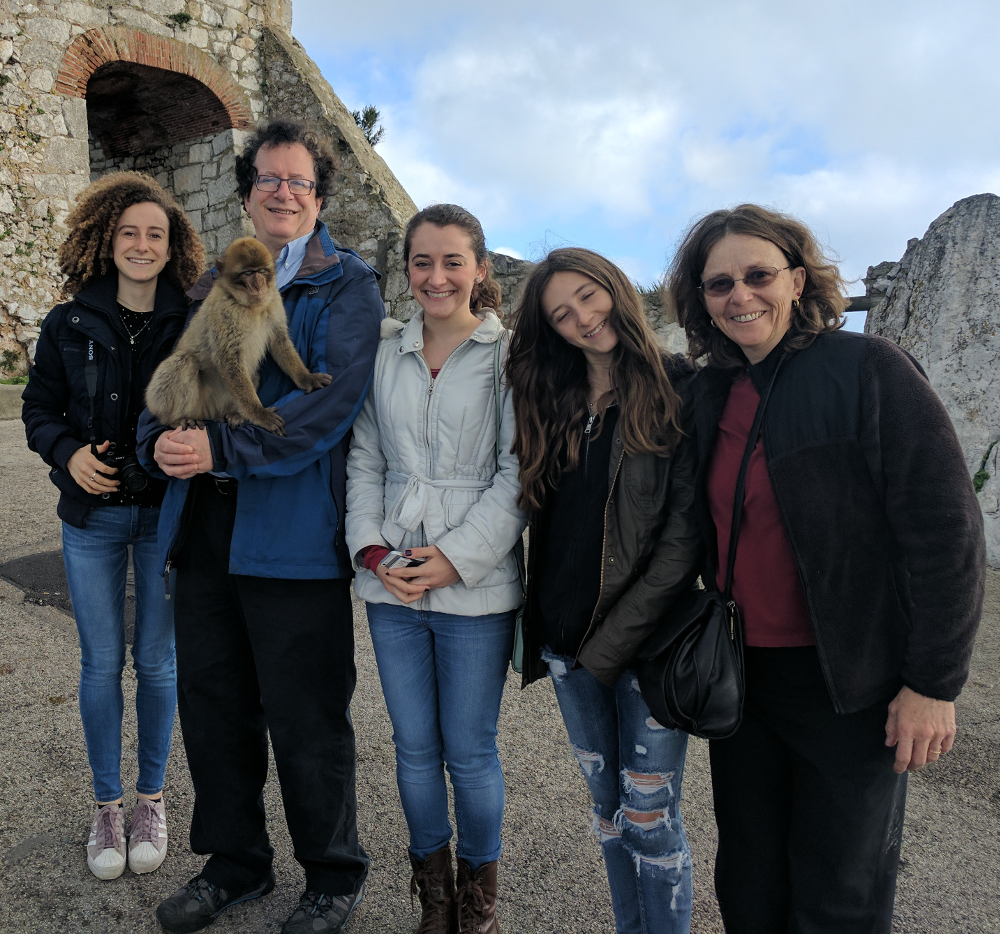
//> input picture faces.png, 1000 x 934 px
$ ./Exercises_5   (built with g++ and OpenCV 4)
//> lines starting //> are read from the running program, lines starting //| are printed output that depends on the picture; after the words box and inside, x2 and y2 are one past the last pixel; in counts of white or black regions, pixels touching at a corner belong together
//Exercises at end of Chapter 5
// 1-6
#include <opencv2/opencv.hpp>
#include <iostream>

using namespace cv;
using namespace std;

int main() {

    /************************************************************************/
    /* 1.  This  exercise  will  accustom  you  to  the  idea  of  many  functions  taking  matrix
    types.  Create  a  two-dimensional  matrix  with  three  channels  of  type  byte  with
    data size 100 × 100. Set all the values to 0.
    a.  Draw a circle in the matrix using void cv::circle(InputOutputArray img,
    cv::point  center,  intradius,  cv::Scalar  color,  int  thickness=1,
    int line_type=8, int shift=0).
    b.  Display this image using methods described in Chapter 2.                                                                     */
    /************************************************************************/
    Mat m1 = Mat(100, 100, CV_8U, Scalar(0));
    // a
    cv::circle(m1, Point(m1.cols / 2, m1.rows / 2), 40, Scalar(255));
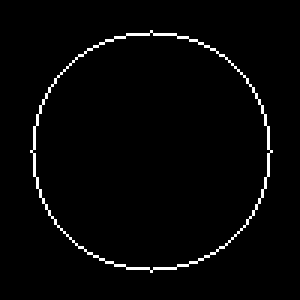
//> m1: 100 rows x 100 cols, CV_8UC1 (shown 3 times larger); 2.2% white in thin lines or dots, all inside (x1, y1, x2, y2) = (10, 10, 91, 91)
    // b
    cv::imshow("execrise 1", m1);

    /************************************************************************/
    /* 2.  Create a two-dimensional matrix with three channels of type byte with data size
    100 × 100, and set all the values to 0. Use the cv::Mat element access functions to
    modify the pixels. Draw a green rectangle between (20, 5) and (40, 20).                                                                     */
    /************************************************************************/
    Mat m2 = Mat(100, 100, CV_8UC3, Scalar(0));
    for (int i = 0; i < m2.rows; i++) {
        for (int j = 0; j < m2.cols; j++) {
            if (j >= 20 && j <= 40 && i >= 5 && i <= 20) {
                m2.at<Vec3b>(i, j)[0] = 0;    //b
                m2.at<Vec3b>(i, j)[1] = 255;  //g
                m2.at<Vec3b>(i, j)[2] = 0;    //r
            }
        }
    }
    cv::imshow("execrise 2", m2);

    /************************************************************************/
    /* 3.  Create a three-channel RGB image of size 100 × 100. Clear it. Use pointer arith‐
    metic to draw a green square between (20, 5) and (40, 20).                                                                     */
    /************************************************************************/
    Mat m3 = Mat(100, 100, CV_8UC3, Scalar(0));
    for (int i = 0; i < m3.rows; i++) {
        uchar *outData = m3.ptr<uchar>(i);
        for (int j = 0; j < m3.cols; j++) {
            if (j >= 20 && j <= 40 && i >= 5 && i <= 20) {
                outData[j * 3 + 1] = 255;
            }
        }
    }
    cv::imshow("execrise 3", m3);

    /************************************************************************/
    /* 4.  Practice using region of interest (ROI). Create a 210 × 210 single-channel byte
    image and zero it. Within the image, build a pyramid of increasing values using
    ROI and cv::Mat::setTo(). That is: the outer border should be 0, the next inner
    border should be 20, the next inner border should be 40, and so on until the final
    innermost square is set to value 200; all borders should be 10 pixels wide. Display
    the image.
    /************************************************************************/
    Mat m4 = Mat(210, 210, CV_8U, Scalar(0));
    for (int i = 0; i < 210 / 2; i = i + 10) {
        Mat roi = m4(cv::Rect(i, i, 210 - i * 2, 210 - i * 2));
        roi.setTo(i * 2);// roi = i*2;

    }
    cv::imshow("execrise 4", m4);

    /************************************************************************/
    /* 5.  Use  multiple  headers  for  one  image.  Load  an  image  that  is  at  least  100  ×  100.
    Create two additional headers that are ROIs where width = 20 and the height =
    30.  Their  origins  should  be  at  (5,  10)  and  (50,  60),  respectively.  Pass  these  new
    image  subheaders  to  cv::bitwise_not().  Display  the  loaded  image,  which
    should have two inverted rectangles within the larger image.                                                                     */
    /************************************************************************/
    Mat m5 = Mat(100, 100, CV_8U, Scalar(0));
    Mat roi1 = m5(Rect(5, 10, 20, 30));
    Mat roi2 = m5(Rect(50, 60, 20, 30));
    bitwise_not(roi1, roi1);
    bitwise_not(roi2, roi2);
    cv::imshow("execrise 5", m5);

    /************************************************************************/
    /* 6.  Create a mask using cv::compare(). Load a real image. Use cv::split() to split
    the image into red, green, and blue images.
    a.  Find and display the green image.
    b.  Clone this green plane image twice (call these clone1 and clone2).
    c.  Find the green plane’s minimum and maximum value.
    d.  Set  clone1’s  values  to  thresh = (unsigned char)((maximum - minimum)/
    2.0).
    e.  Set  clone2  to  0  and  use  cv::compare  (green_image,  clone1,  clone2,
    cv::CMP_GE).  Now  clone2  will  have  a  mask  of  where  the  value  exceeds
    thresh in the green image.
    f.  Finally,     use     cv::subtract   (green_image,thresh/2,   green_image,
    clone2) and display the results.                                                                     */
    /************************************************************************/
    Mat clone1, clone2;
    vector<cv::Mat> bgr_planes;
    Mat src = cv::imread("faces.png");
//> src is the input picture: 934 rows x 1000 cols, CV_8UC3; mean B, G, R 96.1, 91.3, 87.1
    split(src, bgr_planes);
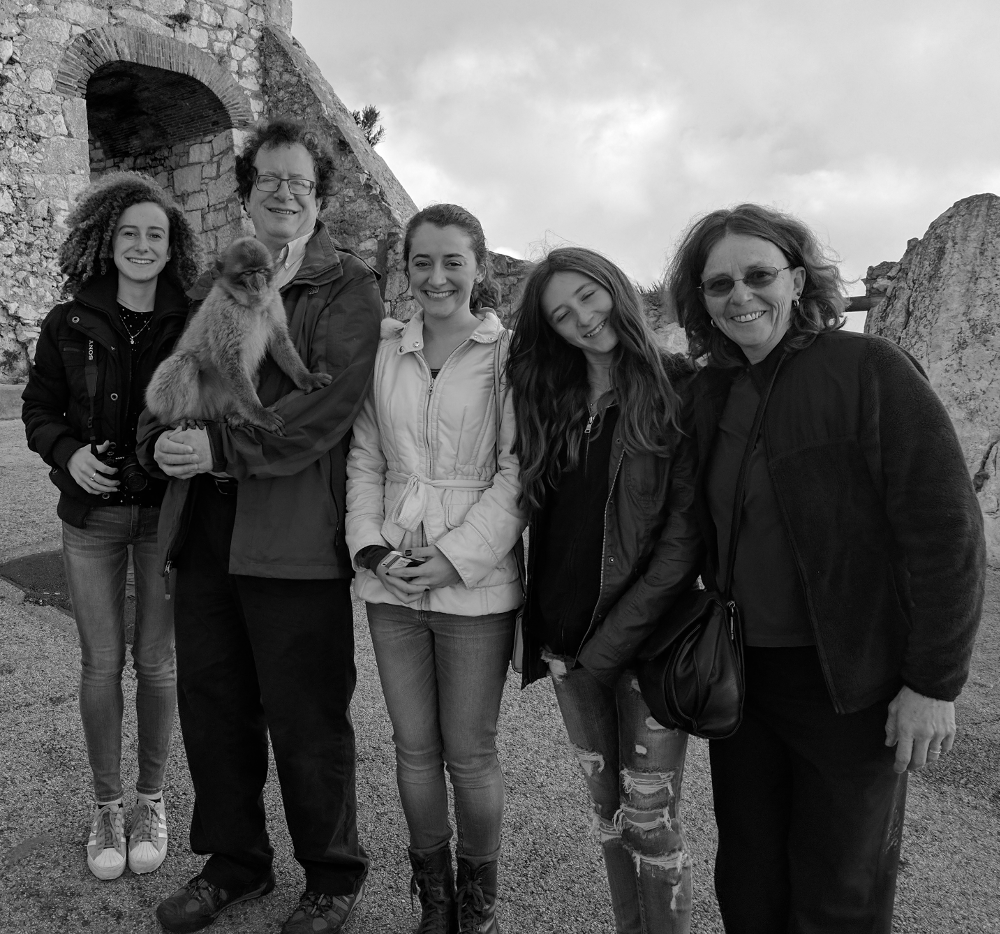
//> bgr_planes[1]: 934 rows x 1000 cols, CV_8UC1; min 0, max 255, mean 91.3
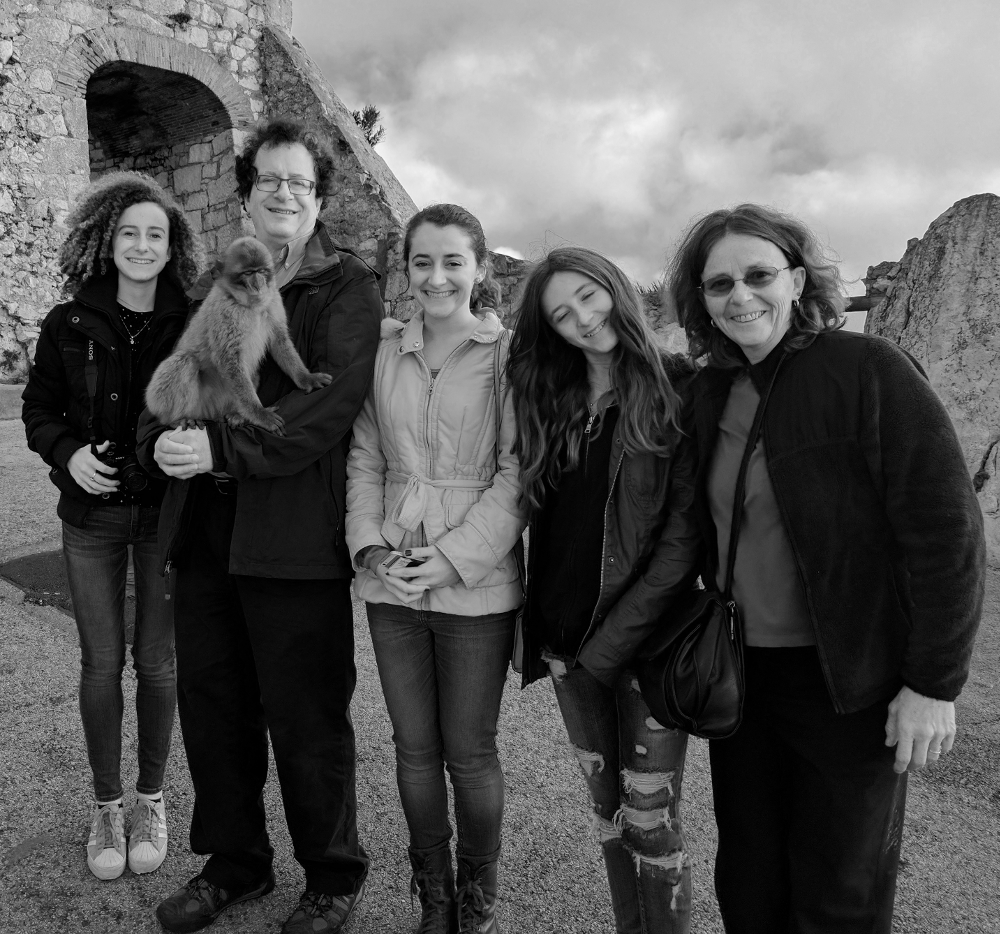
//> bgr_planes[2]: 934 rows x 1000 cols, CV_8UC1; min 0, max 253, mean 87.1
    // a
    Mat green = bgr_planes[1];
    imshow("green", green);
    // b
    clone1 = green.clone();
    clone2 = green.clone();
    // c
    double minPixelValue, maxPixelValue;
    int minPixelID, maxPixelID;
    cv::minMaxIdx(green, &minPixelValue, &maxPixelValue, &minPixelID, &maxPixelID);
//> minPixelValue = 0; maxPixelValue = 255; minPixelID = 657; maxPixelID = 114
    // d
    double thresh = (unsigned char) ((maxPixelValue - minPixelValue) / 2.0);
//> thresh = 127
    int ithresh = (int) thresh;
//> ithresh = 127
    clone1 = Mat(clone1.size(), clone1.type(), Scalar(ithresh));
//> clone1: 934 rows x 1000 cols, CV_8UC1; every value is 127
    // e
    clone2 = Mat(clone2.size(), clone2.type(), Scalar(0));
    compare(green, clone1, clone2, cv::CMP_GE);
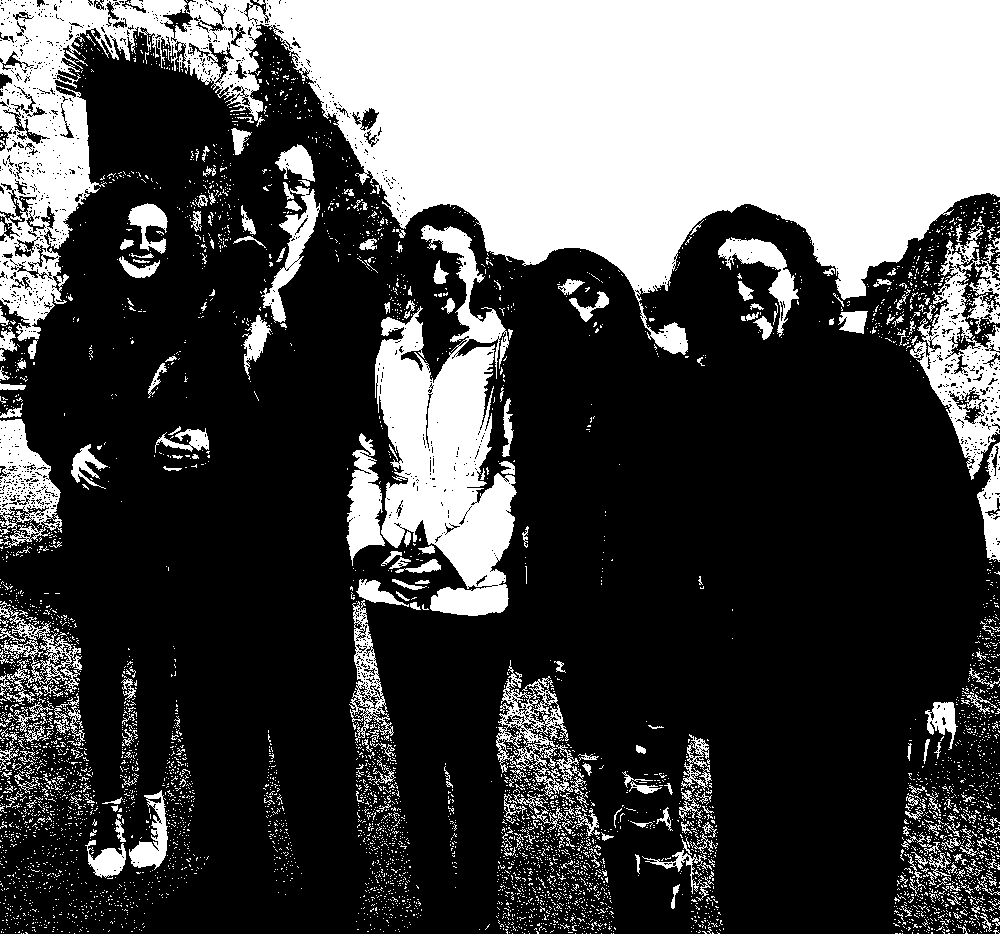
//> clone2: 934 rows x 1000 cols, CV_8UC1; 30.6% white; 5295 white regions (5015 under 20 px), largest, box (x1, y1, x2, y2) and area: (0, 0, 1000, 355) 189403, (375, 225, 517, 616) 27869, (910, 226, 1000, 480) 8708
    // f
    cv::subtract(green, thresh / 2, green, clone2);
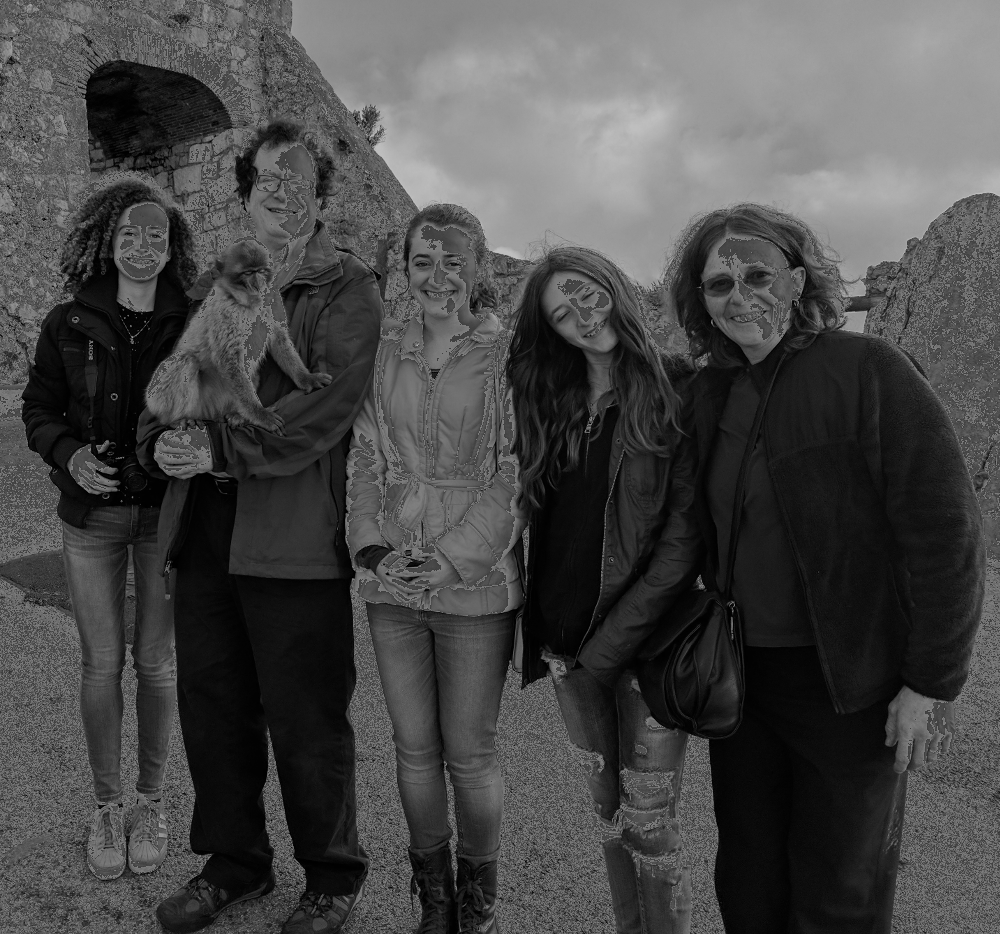
//> green: 934 rows x 1000 cols, CV_8UC1; min 0, max 191, mean 71.7
    imshow("execrise 6", clone2);
    cout << "6" << endl;
    waitKey(-1); //Wait here until any key pressed
    return 0;
}

$ run again, with example_16-01-imgA.png copied over faces.png
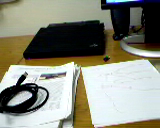
//> input picture example_16-01-imgA.png, 160 x 128 px
//> m1: 100 rows x 100 cols, CV_8UC1; 2.2% white in thin lines or dots, all inside (x1, y1, x2, y2) = (10, 10, 91, 91)
//> src is the input picture: 128 rows x 160 cols, CV_8UC3; mean B, G, R 124.1, 138, 137
//> minPixelValue = 0; maxPixelValue = 255; minPixelID = 107; maxPixelID = 0
//> thresh = 127
//> clone1: 128 rows x 160 cols, CV_8UC1; every value is 127
//> `compare(green, clone1, clone2, cv::CMP_GE);`:
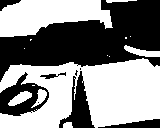
//> clone2: 128 rows x 160 cols, CV_8UC1; 53.9% white; 9 black regions (3 under 20 px), largest, box (x1, y1, x2, y2) and area: (0, 0, 160, 82) 7084, (0, 72, 49, 116) 993, (59, 71, 95, 128) 855, (98, 119, 160, 128) 312, (0, 0, 21, 11) 114, (40, 72, 66, 79) 70
//> `cv::subtract(green, thresh / 2, green, clone2);`:
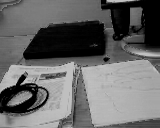
//> green: 128 rows x 160 cols, CV_8UC1; min 0, max 191, mean 103.5
